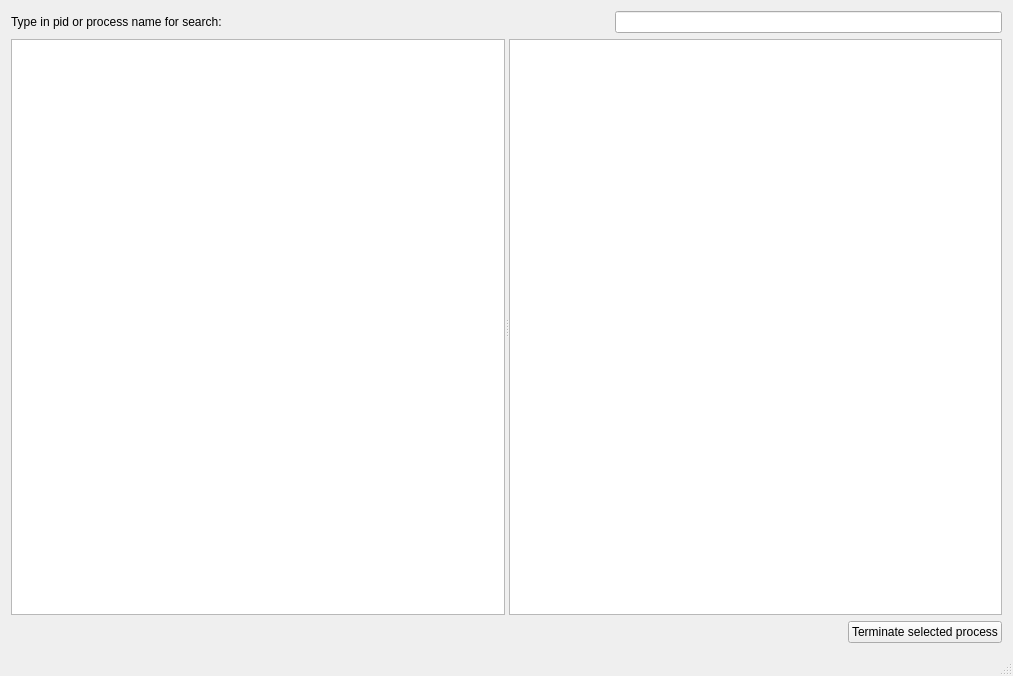
<?xml version="1.0" encoding="UTF-8"?>
<ui version="4.0">
 <class>DllViewerClass</class>
 <widget class="QMainWindow" name="DllViewerClass">
  <property name="geometry">
   <rect>
    <x>0</x>
    <y>0</y>
    <width>1013</width>
    <height>676</height>
   </rect>
  </property>
  <property name="windowTitle">
   <string>DllViewer</string>
  </property>
  <property name="windowIcon">
   <iconset>
    <normaloff>../../../visual-studio-2015-projects/ModuleViewer/ModuleViewer/icons/dll-icon.png</normaloff>../../../visual-studio-2015-projects/ModuleViewer/ModuleViewer/icons/dll-icon.png</iconset>
  </property>
  <property name="styleSheet">
   <string notr="true">font: 10pt &quot;Courier New&quot;;
</string>
  </property>
  <widget class="QWidget" name="centralWidget">
   <layout class="QVBoxLayout" name="verticalLayout">
    <item>
     <layout class="QHBoxLayout" name="horizontalLayout_2">
      <item>
       <widget class="QLabel" name="label">
        <property name="text">
         <string>Type in pid or process name for search:</string>
        </property>
       </widget>
      </item>
      <item>
       <spacer name="horizontalSpacer_2">
        <property name="orientation">
         <enum>Qt::Horizontal</enum>
        </property>
        <property name="sizeHint" stdset="0">
         <size>
          <width>40</width>
          <height>20</height>
         </size>
        </property>
       </spacer>
      </item>
      <item>
       <widget class="QLineEdit" name="searchLineEdit"/>
      </item>
     </layout>
    </item>
    <item>
     <widget class="QSplitter" name="splitter">
      <property name="orientation">
       <enum>Qt::Horizontal</enum>
      </property>
      <widget class="QTreeView" name="processView">
       <property name="styleSheet">
        <string notr="true"/>
       </property>
       <property name="animated">
        <bool>true</bool>
       </property>
      </widget>
      <widget class="QTreeView" name="dllsView"/>
     </widget>
    </item>
    <item>
     <layout class="QHBoxLayout" name="horizontalLayout">
      <item>
       <widget class="QLabel" name="adviceLabel">
        <property name="text">
         <string/>
        </property>
       </widget>
      </item>
      <item>
       <spacer name="horizontalSpacer">
        <property name="orientation">
         <enum>Qt::Horizontal</enum>
        </property>
        <property name="sizeHint" stdset="0">
         <size>
          <width>40</width>
          <height>20</height>
         </size>
        </property>
       </spacer>
      </item>
      <item>
       <widget class="QPushButton" name="terminateButton">
        <property name="text">
         <string>Terminate selected process</string>
        </property>
       </widget>
      </item>
     </layout>
    </item>
   </layout>
  </widget>
  <widget class="QMenuBar" name="menuBar">
   <property name="geometry">
    <rect>
     <x>0</x>
     <y>0</y>
     <width>1013</width>
     <height>22</height>
    </rect>
   </property>
  </widget>
  <widget class="QStatusBar" name="statusBar"/>
  <action name="actionTerminate_process">
   <property name="icon">
    <iconset>
     <normaloff>icons/Delete-icon.png</normaloff>icons/Delete-icon.png</iconset>
   </property>
   <property name="text">
    <string>Terminate process</string>
   </property>
   <property name="toolTip">
    <string>CTRL + T</string>
   </property>
  </action>
  <action name="actionStart_new_process">
   <property name="icon">
    <iconset>
     <normaloff>icons/new-icon.png</normaloff>icons/new-icon.png</iconset>
   </property>
   <property name="text">
    <string>Start new process</string>
   </property>
  </action>
 </widget>
 <layoutdefault spacing="6" margin="11"/>
 <resources>
  <include location="dllviewer.qrc"/>
 </resources>
 <connections/>
</ui>
